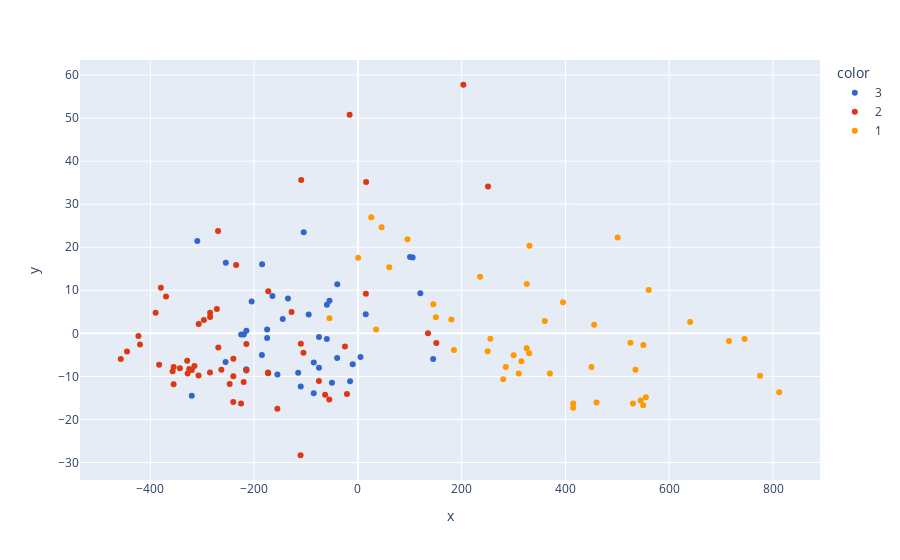

Notebook code cell kept with this figure:
### Code cell
import plotly.express as px
y_train_trf = y_train.astype(str)
fig = px.scatter(x=X_train_trf[:,0],
y=X_train_trf[:,1],
color=y_train_trf,
color_discrete_sequence=px.colors.qualitative.G10
)
fig.show()
